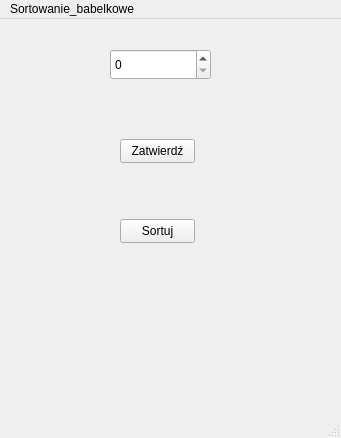
<?xml version="1.0" encoding="UTF-8"?>
<ui version="4.0">
 <class>MainWindow</class>
 <widget class="QMainWindow" name="MainWindow">
  <property name="geometry">
   <rect>
    <x>0</x>
    <y>0</y>
    <width>341</width>
    <height>438</height>
   </rect>
  </property>
  <property name="windowTitle">
   <string>MainWindow</string>
  </property>
  <widget class="QWidget" name="centralwidget">
   <widget class="QSpinBox" name="spinBox">
    <property name="geometry">
     <rect>
      <x>110</x>
      <y>30</y>
      <width>101</width>
      <height>31</height>
     </rect>
    </property>
   </widget>
   <widget class="QPushButton" name="pushButton">
    <property name="geometry">
     <rect>
      <x>120</x>
      <y>120</y>
      <width>75</width>
      <height>24</height>
     </rect>
    </property>
    <property name="text">
     <string>Zatwierdź</string>
    </property>
   </widget>
   <widget class="QPushButton" name="pushButton_2">
    <property name="geometry">
     <rect>
      <x>120</x>
      <y>200</y>
      <width>75</width>
      <height>24</height>
     </rect>
    </property>
    <property name="text">
     <string>Sortuj</string>
    </property>
   </widget>
  </widget>
  <widget class="QMenuBar" name="menubar">
   <property name="geometry">
    <rect>
     <x>0</x>
     <y>0</y>
     <width>341</width>
     <height>22</height>
    </rect>
   </property>
   <widget class="QMenu" name="menuSortowanie_babelkowe">
    <property name="title">
     <string>Sortowanie_babelkowe</string>
    </property>
   </widget>
   <addaction name="menuSortowanie_babelkowe"/>
  </widget>
  <widget class="QStatusBar" name="statusbar"/>
 </widget>
 <resources/>
 <connections/>
</ui>
